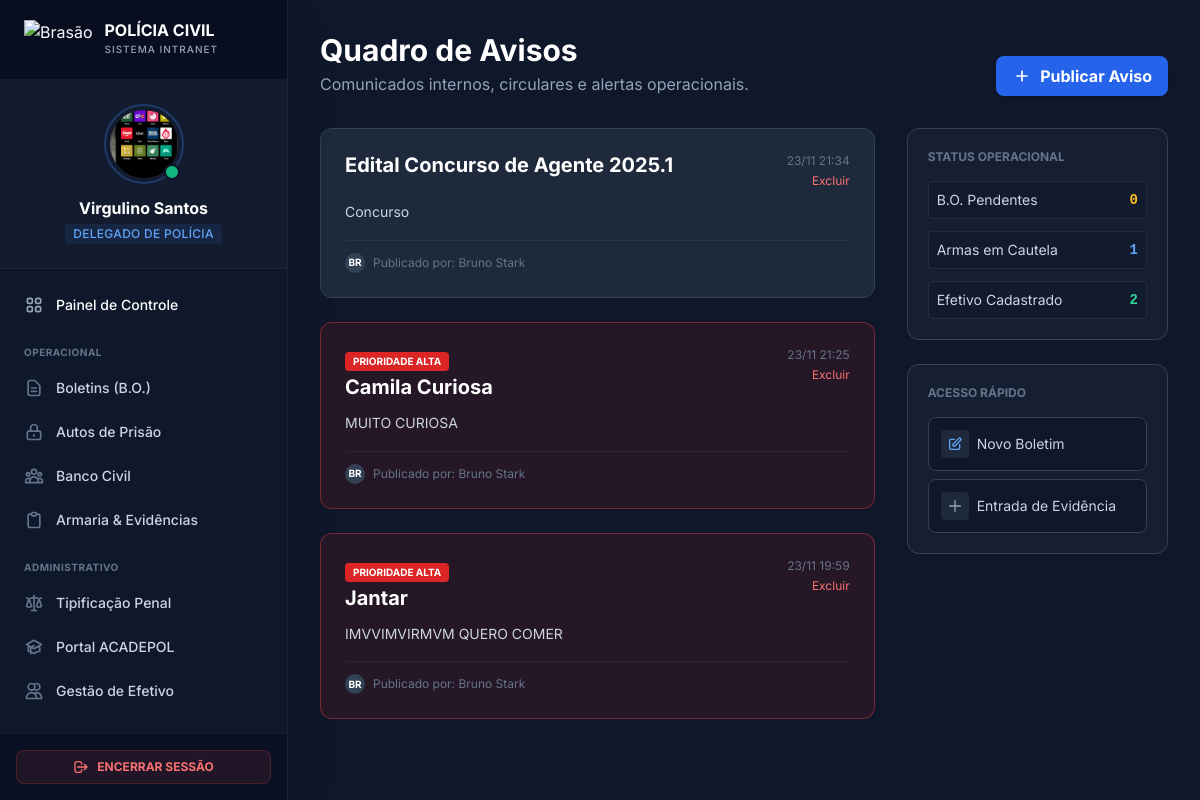
The app's page /dashboard (signed in) with its own data.
### models/users.py (models this page shows, shortened)
class Usuario(db.Model):
    __tablename__ = 'usuarios'
    id = db.Column(db.Integer, primary_key=True)
    nome = db.Column(db.String(100), nullable=False)
    matricula = db.Column(db.String(20), unique=True, nullable=False)
    senha = db.Column(db.String(200), nullable=False)
    cargo_id = db.Column(db.Integer, db.ForeignKey('cargos.id'), nullable=True)
    delegacia = db.Column(db.String(100))
    departamento = db.Column(db.String(100))
    endereco = db.Column(db.String(200))
    foto_perfil = db.Column(db.String(120), nullable=True, default='default.jpg')
    observacoes = db.Column(db.Text)
    criado_em = db.Column(db.DateTime, default=datetime.utcnow)
    promocoes = db.relationship('Promocao', backref='servidor', lazy=True)
    advertencias = db.relationship('Advertencia',
                                   foreign_keys='Advertencia.usuario_id',
                                   backref='servidor',
                                   lazy=True)
    advertencias_aplicadas = db.relationship('Advertencia',
                                             foreign_keys='Advertencia.autor_id',
                                             backref='autor_advertencia',
                                             lazy=True)
    @property
    def cargo(self):
        return self.cargo_obj.nome if self.cargo_obj else "Sem Cargo"
    @property
    def nivel_hierarquico(self):
        return self.cargo_obj.nivel if self.cargo_obj else 0

class Cargo(db.Model):
    __tablename__ = 'cargos'
    id = db.Column(db.Integer, primary_key=True)
    nome = db.Column(db.String(50), unique=True, nullable=False)
    nivel = db.Column(db.Integer, nullable=False) # 100=Delegado Geral, 10=Administrativo
    usuarios = db.relationship('Usuario', backref='cargo_obj', lazy=True)

### models/avisos.py (models this page shows, shortened)
class Aviso(db.Model):
    __tablename__ = 'avisos_dashboard'
    id = db.Column(db.Integer, primary_key=True)
    titulo = db.Column(db.String(100), nullable=False)
    conteudo = db.Column(db.Text, nullable=False)
    prioridade = db.Column(db.String(20), default='Normal') # 'Alta' ou 'Normal'
    autor_id = db.Column(db.Integer, db.ForeignKey('usuarios.id'))
    data_criacao = db.Column(db.DateTime, default=datetime.utcnow)
    autor = db.relationship('Usuario')

### app.py (the view)
@app.route('/dashboard')
@login_required
def dashboard():
    avisos = Aviso.query.order_by(Aviso.data_criacao.desc()).limit(10).all()
    contadores = {
        'bo_pendentes': Boletim.query.filter_by(status='Pendente').count(),
        'armas_cautela': Arma.query.filter(Arma.status.in_(['Em Uso', 'Transito'])).count(),
        'efetivo_ativo': Usuario.query.count()
    }
    return render_template('dashboard.html', usuario=current_user(), avisos=avisos, contadores=contadores)

### app.py (called while the page is built)
def current_user():
    if 'user_id' in session:
        return Usuario.query.get(session['user_id'])
    return None

def login_required(f):
    @wraps(f)
    def decorated(*args, **kwargs):
        if 'user_id' not in session:
            return redirect(url_for('login'))
        return f(*args, **kwargs)
    return decorated

@app.context_processor
def inject_helpers():
    return dict(
        pode_gerenciar=lambda: current_user() and current_user().nivel_hierarquico >= 80,
        current_user=current_user,
        pode_alterar_usuario=pode_alterar_usuario
    )

### templates/dashboard.html (shortened to what this page needs)
{% extends 'base.html' %}
{% block content %}
<div class="max-w-6xl mx-auto">
    <div class="mb-8 flex justify-between items-end">
        <div>
            <h1 class="text-3xl font-bold text-white">Quadro de Avisos</h1>
            <p class="text-slate-400 mt-1">Comunicados internos, circulares e alertas operacionais.</p>
        </div>
        {% if current_user().nivel_hierarquico >= 60 %}
        <button onclick="document.getElementById('modalAviso').classList.remove('hidden')" class="bg-blue-600 hover:bg-blue-700 text-white px-4 py-2 rounded-lg font-bold shadow flex items-center gap-2 transition-colors">
            <svg class="w-5 h-5" fill="none" stroke="currentColor" viewBox="0 0 24 24"><path stroke-linecap="round" stroke-linejoin="round" stroke-width="2" d="M12 6v6m0 0v6m0-6h6m-6 0H6"></path></svg>
            Publicar Aviso
        </button>
        {% endif %}
    </div>
    <div class="grid grid-cols-1 lg:grid-cols-3 gap-8">
        <div class="lg:col-span-2 space-y-6">
            {% for aviso in avisos %}
            <div class="rounded-xl p-6 relative overflow-hidden transition-all hover:shadow-lg
                {{ 'bg-red-900/20 border border-red-500/40' if aviso.prioridade == 'Alta' else 'bg-slate-800 border border-slate-700 hover:border-blue-500/30' }}">
                <div class="flex justify-between items-start mb-3">
                    <div>
                        {% if aviso.prioridade == 'Alta' %}
                        <span class="inline-block px-2 py-0.5 bg-red-600 text-white text-[10px] font-bold uppercase rounded mb-1">Prioridade Alta</span>
                        {% endif %}
                        <h3 class="text-xl font-bold text-white leading-tight">{{ aviso.titulo }}</h3>
                    </div>
                    <div class="text-right">
                        <span class="text-xs text-slate-500 block">{{ aviso.data_criacao.strftime('%d/%m %H:%M') }}</span>
                        {% if aviso.autor_id == current_user().id or current_user().nivel_hierarquico >= 80 %}
                        <a href="{{ url_for('excluir_aviso', id=aviso.id) }}" class="text-red-400 hover:text-red-300 text-xs mt-1 block transition-colors" onclick="return confirm('Apagar este aviso?')">Excluir</a>
                        {% endif %}
                    </div>
                </div>
                <p class="text-slate-300 text-sm leading-relaxed whitespace-pre-line">{{ aviso.conteudo }}</p>
                <div class="mt-4 pt-3 border-t border-white/5 flex items-center gap-2">
                    <div class="h-5 w-5 rounded-full bg-slate-700 flex items-center justify-center text-[10px] text-white font-bold uppercase">
                        {{ aviso.autor.nome[:2] if aviso.autor else '??' }}
                    </div>
                    <span class="text-xs text-slate-500">Publicado por: {{ aviso.autor.nome if aviso.autor else 'Sistema' }}</span>
                </div>
            </div>
            {% endfor %}
        </div>
        <div class="space-y-6">
            <div class="bg-slate-800/50 border border-slate-700 rounded-xl p-5">
                <h4 class="text-xs font-bold text-slate-500 uppercase mb-4">Status Operacional</h4>
                <div class="space-y-3">
                    <div class="flex justify-between items-center p-2 bg-slate-900/50 rounded border border-slate-700/50">
                        <span class="text-sm text-slate-300">B.O. Pendentes</span>
                        <span class="text-sm font-mono text-amber-400 font-bold">{{ contadores.bo_pendentes }}</span>
                    </div>
                    <div class="flex justify-between items-center p-2 bg-slate-900/50 rounded border border-slate-700/50">
                        <span class="text-sm text-slate-300">Armas em Cautela</span>
                        <span class="text-sm font-mono text-blue-400 font-bold">{{ contadores.armas_cautela }}</span>
                    </div>
                    <div class="flex justify-between items-center p-2 bg-slate-900/50 rounded border border-slate-700/50">
                        <span class="text-sm text-slate-300">Efetivo Cadastrado</span>
                        <span class="text-sm font-mono text-emerald-400 font-bold">{{ contadores.efetivo_ativo }}</span>
                    </div>
                </div>
            </div>
            <div class="bg-slate-800/50 border border-slate-700 rounded-xl p-5">
                <h4 class="text-xs font-bold text-slate-500 uppercase mb-4">Acesso Rápido</h4>
                <nav class="space-y-2">
                    <a href="{{ url_for('cadastrar_boletim') }}" class="block p-3 bg-slate-900 hover:bg-blue-600 hover:text-white rounded-lg border border-slate-700 transition-colors text-sm text-slate-300 flex items-center gap-2 group">
                        <span class="bg-slate-800 p-1.5 rounded text-blue-400 group-hover:text-white group-hover:bg-blue-500 transition-colors">
                            <svg class="w-4 h-4" fill="none" stroke="currentColor" viewBox="0 0 24 24"><path stroke-linecap="round" stroke-linejoin="round" stroke-width="2" d="M11 5H6a2 2 0 00-2 2v11a2 2 0 002 2h11a2 2 0 002-2v-5m-1.414-9.414a2 2 0 112.828 2.828L11.828 15H9v-2.828l8.586-8.586z"></path></svg>
                        </span>
                        Novo Boletim
                    </a>
                    <a href="{{ url_for('cadastrar_arma') }}" class="block p-3 bg-slate-900 hover:bg-slate-600 hover:text-white rounded-lg border border-slate-700 transition-colors text-sm text-slate-300 flex items-center gap-2 group">
                        <span class="bg-slate-800 p-1.5 rounded text-slate-400 group-hover:text-white group-hover:bg-slate-500 transition-colors">
                            <svg class="w-4 h-4" fill="none" stroke="currentColor" viewBox="0 0 24 24"><path stroke-linecap="round" stroke-linejoin="round" stroke-width="2" d="M12 4v16m8-8H4"></path></svg>
                        </span>
                        Entrada de Evidência
                    </a>
                </nav>
            </div>
        </div>
    </div>
</div>
{% endblock %}

### templates/base.html (shortened to what this page needs)
<!DOCTYPE html>
<html lang="pt-BR" class="h-full">
<head>
    <script src="https://cdn.tailwindcss.com"></script>
</head>
<body class="bg-pc-base text-pc-text h-screen overflow-hidden flex">
    {% if current_user() %}
    <aside class="w-72 bg-slate-900 border-r border-white/5 flex flex-col h-full shadow-2xl z-20 flex-shrink-0">
        <div class="h-20 flex items-center px-6 border-b border-white/5 bg-slate-950/50">
            <img class="h-10 w-auto drop-shadow-md mr-3" src="https://encrypted-tbn0.gstatic.com/images?q=tbn:ANd9GcQIIGMtpDq_HRAKg4kv_bw92xRqFKkon-k1Fg&s" alt="Brasão">
            <div>
                <h1 class="text-base font-bold text-white leading-none">POLÍCIA CIVIL</h1>
                <p class="text-[10px] text-pc-muted font-medium tracking-widest uppercase mt-1">Sistema Intranet</p>
            </div>
        </div>
        {% set user_nav = current_user() %}
        <div class="p-6 border-b border-white/5 bg-slate-800/30">
            <div class="flex flex-col items-center text-center">
                <a href="{{ url_for('perfil_usuario', id=user_nav.id) }}" class="group relative inline-block mb-3">
                    <div class="h-20 w-20 rounded-full p-1 border-2 border-blue-500/30 group-hover:border-blue-500 transition-colors">
                        <div class="h-full w-full rounded-full bg-slate-700 overflow-hidden flex items-center justify-center">
                            {% if user_nav.foto_perfil and user_nav.foto_perfil != 'default.jpg' %}
                                <img src="{{ url_for('static', filename='fotos_perfil/' + user_nav.foto_perfil) }}" class="w-full h-full object-cover">
                            {% else %}
                                <span class="text-2xl font-bold text-slate-400 group-hover:text-white">{{ user_nav.nome[:2].upper() }}</span>
                            {% endif %}
                        </div>
                    </div>
                    <span class="absolute bottom-1 right-1 h-4 w-4 rounded-full bg-emerald-500 border-2 border-slate-900" title="Online"></span>
                </a>
                <h2 class="text-white font-bold text-base truncate w-full">{{ user_nav.nome.split()[0] }} {{ user_nav.nome.split()[-1] if user_nav.nome.split()|length > 1 else '' }}</h2>
                <span class="text-xs text-blue-400 font-medium uppercase tracking-wide mt-1 bg-blue-500/10 px-2 py-0.5 rounded inline-block">{{ user_nav.cargo }}</span>
            </div>
        </div>
        <nav class="flex-1 overflow-y-auto py-4 px-3 space-y-1">
            <a href="{{ url_for('dashboard') }}" class="flex items-center px-3 py-2.5 text-sm font-medium text-white rounded-lg hover:bg-white/5 transition-colors group">
                Painel de Controle
            </a>
            <div class="pt-4 pb-1 px-3 text-[10px] font-bold text-slate-500 uppercase tracking-wider">Operacional</div>
            <a href="{{ url_for('boletins') }}" class="flex items-center px-3 py-2.5 text-sm font-medium text-slate-300 rounded-lg hover:bg-blue-500/10 hover:text-blue-400 transition-colors group">
                <svg class="w-5 h-5 text-slate-500 group-hover:text-blue-400 mr-3" fill="none" stroke="currentColor" viewBox="0 0 24 24"><path stroke-linecap="round" stroke-linejoin="round" stroke-width="2" d="M9 12h6m-6 4h6m2 5H7a2 2 0 01-2-2V5a2 2 0 012-2h5.586a1 1 0 01.707.293l5.414 5.414a1 1 0 01.293.707V19a2 2 0 01-2 2z"/></svg>
                Boletins (B.O.)
            </a>
            <a href="{{ url_for('autos') }}" class="flex items-center px-3 py-2.5 text-sm font-medium text-slate-300 rounded-lg hover:bg-red-500/10 hover:text-red-400 transition-colors group">
                <svg class="w-5 h-5 text-slate-500 group-hover:text-red-400 mr-3" fill="none" stroke="currentColor" viewBox="0 0 24 24"><path stroke-linecap="round" stroke-linejoin="round" stroke-width="2" d="M12 15v2m-6 4h12a2 2 0 002-2v-6a2 2 0 00-2-2H6a2 2 0 00-2 2v6a2 2 0 002 2zm10-10V7a4 4 0 00-8 0v4h8z"/></svg>
                Autos de Prisão
            </a>
            <a href="{{ url_for('banco_pessoas') }}" class="flex items-center px-3 py-2.5 text-sm font-medium text-slate-300 rounded-lg hover:bg-purple-500/10 hover:text-purple-400 transition-colors group">
                Banco Civil
            </a>
            <a href="{{ url_for('armaria') }}" class="flex items-center px-3 py-2.5 text-sm font-medium text-slate-300 rounded-lg hover:bg-slate-700/50 hover:text-white transition-colors group">
                Armaria & Evidências
            </a>
            <div class="pt-4 pb-1 px-3 text-[10px] font-bold text-slate-500 uppercase tracking-wider">Administrativo</div>
            <a href="{{ url_for('gerenciar_crimes') }}" class="flex items-center px-3 py-2.5 text-sm font-medium text-slate-300 rounded-lg hover:bg-orange-500/10 hover:text-orange-400 transition-colors group">
                Tipificação Penal
            </a>
            <a href="{{ url_for('acadepol_admin') }}" class="flex items-center px-3 py-2.5 text-sm font-medium text-slate-300 rounded-lg hover:bg-cyan-500/10 hover:text-cyan-400 transition-colors group">
                Portal ACADEPOL
            </a>
            <a href="{{ url_for('gerenciar_membros') }}" class="flex items-center px-3 py-2.5 text-sm font-medium text-slate-300 rounded-lg hover:bg-emerald-500/10 hover:text-emerald-400 transition-colors group">
                <svg class="w-5 h-5 text-slate-500 group-hover:text-emerald-400 mr-3" fill="none" stroke="currentColor" viewBox="0 0 24 24"><path stroke-linecap="round" stroke-linejoin="round" stroke-width="2" d="M12 4.354a4 4 0 110 5.292M15 21H3v-1a6 6 0 0112 0v1zm0 0h6v-1a6 6 0 00-9-5.197M13 7a4 4 0 11-8 0 4 4 0 018 0z"/></svg>
                Gestão de Efetivo
            </a>
        </nav>
        <div class="p-4 border-t border-white/5 bg-slate-950/30">
            <a href="{{ url_for('logout') }}" class="flex items-center justify-center w-full px-4 py-2 text-xs font-bold text-red-400 uppercase bg-red-500/10 border border-red-500/20 rounded-lg hover:bg-red-500/20 transition-colors">
                <svg class="w-4 h-4 mr-2" fill="none" stroke="currentColor" viewBox="0 0 24 24"><path stroke-linecap="round" stroke-linejoin="round" stroke-width="2" d="M17 16l4-4m0 0l-4-4m4 4H7m6 4v1a3 3 0 01-3 3H6a3 3 0 01-3-3V7a3 3 0 013-3h4a3 3 0 013 3v1"/></svg>
                Encerrar Sessão
            </a>
        </div>
    </aside>
    {% endif %}
    <main class="flex-1 flex flex-col h-full overflow-hidden bg-pc-base relative">
        <div class="flex-1 overflow-y-auto p-8">
            <div class="animate-fade-in-up pb-10">
                {% block content %}
                {% endblock %}
            </div>
        </div>
    </main>
</body>
</html>

### templates/base.html (style rules this page uses)
body { font-family: 'Inter', sans-serif; }

### records on screen
Usuario: foto_perfil (picture), nome "Virgulino", nome.split|length "Santos"
Cargo: cargo "DELEGADO DE POLÍCIA"
Aviso: titulo "Edital Concurso de Agente 2025.1", data_criacao "23/11 21:34", conteudo "Concurso", autor "BR", autor "Bruno Stark"
Aviso: prioridade "PRIORIDADE ALTA", titulo "Camila Curiosa", data_criacao "23/11 21:25", conteudo "MUITO CURIOSA", autor "BR", autor "Bruno Stark"
Aviso: prioridade "PRIORIDADE ALTA", titulo "Jantar", data_criacao "23/11 19:59", conteudo "IMVVIMVIRMVM QUERO COMER", autor "BR", autor "Bruno Stark"

### other values on screen
{{ contadores.bo_pendentes }} "0"
{{ contadores.armas_cautela }} "1"
{{ contadores.efetivo_ativo }} "2"
